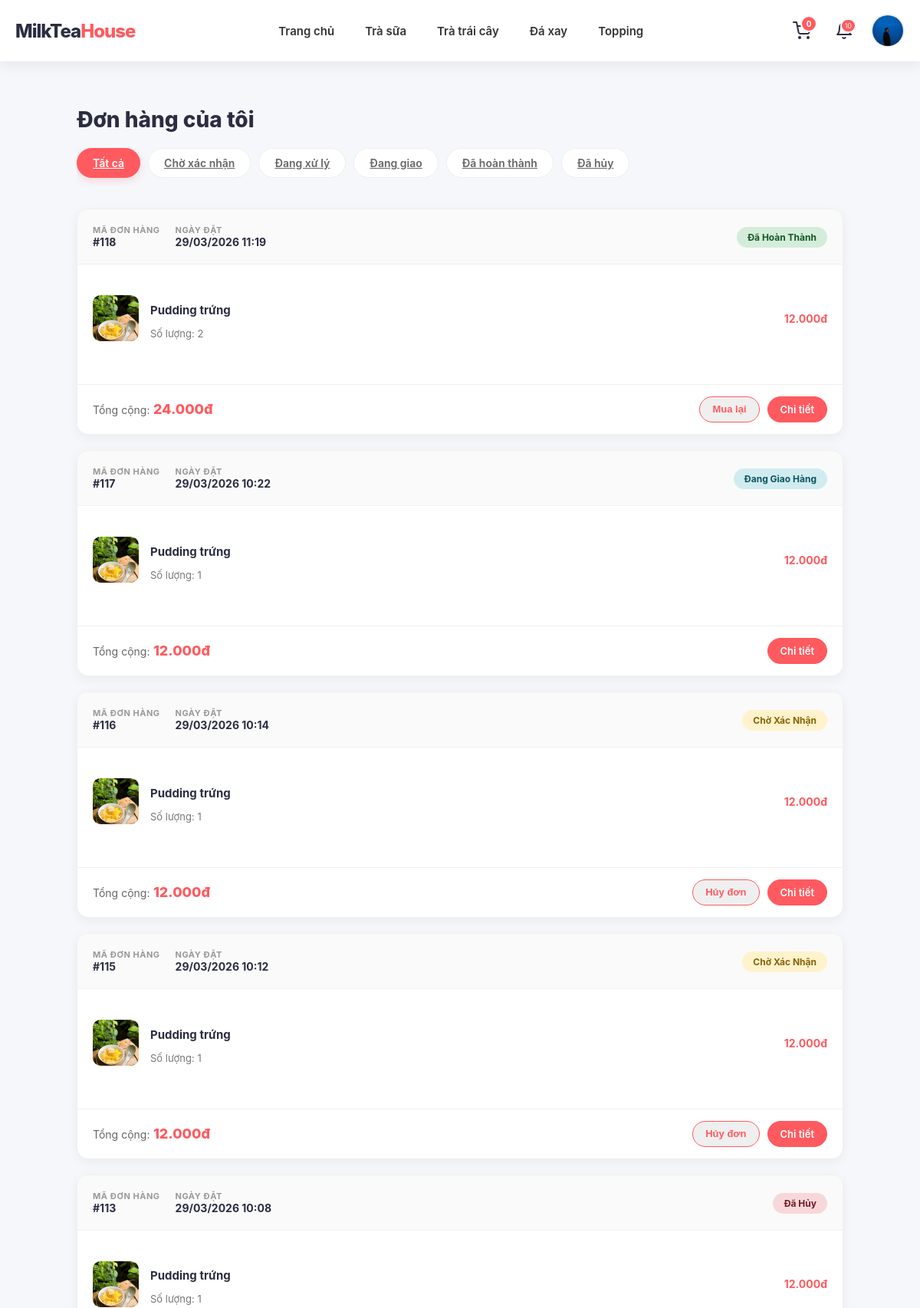
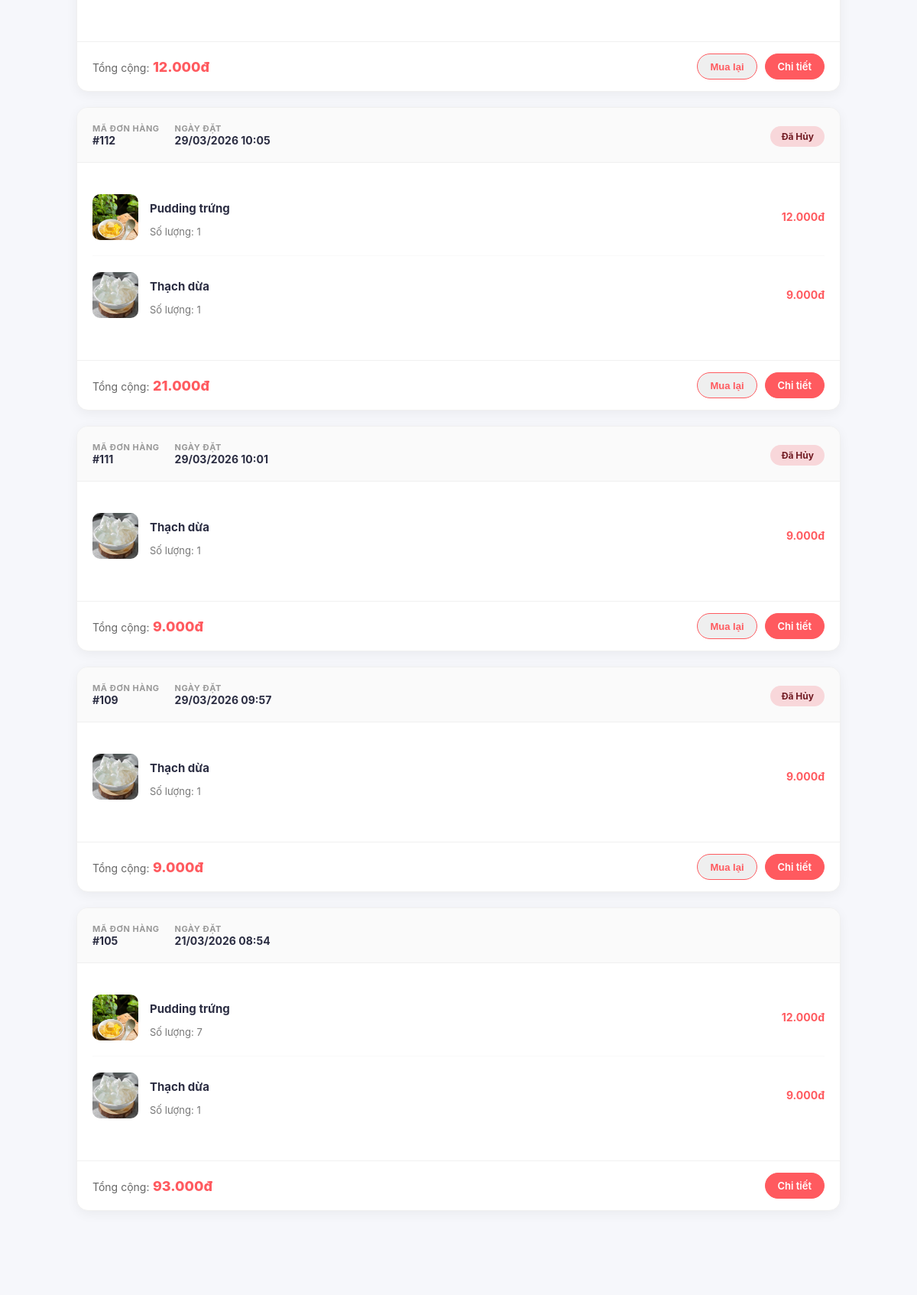
The app's page /pages/orders.php (signed in, upper part) with its own data (2 pictures, top to bottom).
### tables this page shows
CREATE TABLE `orders` (
  `id` int(11) NOT NULL,
  `user_id` int(11) NOT NULL,
  `coupon_id` int(11) DEFAULT NULL,
  `total` decimal(12,0) DEFAULT NULL,
  `discount_amount` decimal(12,0) DEFAULT 0,
  `status` enum('pending','processing','shipping','completed','cancelled') DEFAULT 'pending',
  `created_at` timestamp NOT NULL DEFAULT current_timestamp(),
  `name` varchar(255) DEFAULT NULL,
  `phone` varchar(20) DEFAULT NULL,
  `address` varchar(255) DEFAULT NULL,
  `note` text DEFAULT NULL,
  `payment_method` varchar(50) DEFAULT 'bank_transfer',
  `payment_status` enum('pending','paid','expired') DEFAULT 'pending',
  `payment_expires_at` datetime DEFAULT NULL,
  `paid_at` datetime DEFAULT NULL,
  `expired_at` datetime DEFAULT NULL,
  `qr_content` text DEFAULT NULL
);

CREATE TABLE `order_items` (
  `id` int(11) NOT NULL,
  `order_id` int(11) NOT NULL,
  `product_id` int(11) NOT NULL,
  `product_size_id` int(11) DEFAULT NULL,
  `qty` int(11) NOT NULL,
  `price` decimal(12,0) DEFAULT NULL
);

CREATE TABLE `products` (
  `id` int(11) NOT NULL,
  `name` varchar(100) DEFAULT NULL,
  `price` decimal(10,2) DEFAULT NULL,
  `image` varchar(255) DEFAULT NULL,
  `description` text DEFAULT NULL,
  `category_id` int(11) DEFAULT NULL,
  `stock` int(11) DEFAULT 10,
  `created_at` timestamp NOT NULL DEFAULT current_timestamp(),
  `reserved_stock` int(11) NOT NULL DEFAULT 0
);

### includes/header_logic.php (called while the page is built, shortened)
<?php
require_once(__DIR__ . "/../config/config.php");
$cartCount = 0;
$unreadCount = 0;
if (isset($_SESSION['user_id'])) {
    $uid = (int)$_SESSION['user_id'];
    $stmt = mysqli_prepare($conn, "SELECT id, username, display_name, avatar, role FROM users WHERE id=?");
    mysqli_stmt_bind_param($stmt, "i", $uid);
    mysqli_stmt_execute($stmt);
    $result = mysqli_stmt_get_result($stmt);
    $currentUser = mysqli_fetch_assoc($result);
}
?>

### pages/orders.php (the view, shortened to what this page needs)
<?php
require_once(__DIR__ . "/../config/config.php");
$uid = (int)$_SESSION['user_id'];
$status_filter = isset($_GET['status']) ? $_GET['status'] : 'all';
$sql_orders = "SELECT * FROM orders WHERE user_id = ?";
$sql_orders .= " ORDER BY created_at DESC";
$stmt_orders = mysqli_prepare($conn, $sql_orders);
if ($status_filter !== 'all') {
    mysqli_stmt_bind_param($stmt_orders, "is", $uid, $status_filter);
} else {
    mysqli_stmt_bind_param($stmt_orders, "i", $uid);
}
mysqli_stmt_execute($stmt_orders);
$orders_res = mysqli_stmt_get_result($stmt_orders);
$orders = [];
while ($row = mysqli_fetch_assoc($orders_res)) {
    $order_id = $row['id'];
    $sql_items = "SELECT oi.*, p.name, p.image, s.name as size_name
                  FROM order_items oi
                  JOIN products p ON oi.product_id = p.id
                  LEFT JOIN product_sizes ps ON oi.product_size_id = ps.id
                  LEFT JOIN sizes s ON ps.size_id = s.id
                  WHERE oi.order_id = ?";
    $stmt_items = mysqli_prepare($conn, $sql_items);
    mysqli_stmt_bind_param($stmt_items, "i", $order_id);
    mysqli_stmt_execute($stmt_items);
    $items_res = mysqli_stmt_get_result($stmt_items);
    $items = [];
    while ($item = mysqli_fetch_assoc($items_res)) {
        $items[] = $item;
    }
    $row['items'] = $items;
    $orders[] = $row;
}
$page_css = "orders.css";
include(__DIR__ . "/../includes/header.php");
?>
<main class="orders-page">
    <div class="orders-container">
        <header class="orders-header">
            <h1 class="orders-title">Đơn hàng của tôi</h1>
            <div class="status-filter">
                <a href="?status=all" class="filter-btn <?= $status_filter === 'all' ? 'active' : '' ?>">Tất cả</a>
                <a href="?status=pending" class="filter-btn <?= $status_filter === 'pending' ? 'active' : '' ?>">Chờ xác nhận</a>
                <a href="?status=processing" class="filter-btn <?= $status_filter === 'processing' ? 'active' : '' ?>">Đang xử lý</a>
                <a href="?status=shipped" class="filter-btn <?= $status_filter === 'shipped' ? 'active' : '' ?>">Đang giao</a>
                <a href="?status=completed" class="filter-btn <?= $status_filter === 'completed' ? 'active' : '' ?>">Đã hoàn thành</a>
                <a href="?status=cancelled" class="filter-btn <?= $status_filter === 'cancelled' ? 'active' : '' ?>">Đã hủy</a>
            </div>
        </header>
        <div class="orders-list">
            <?php if (empty($orders)): ?>
                <div class="empty-orders">
                    <div class="empty-icon">📦</div>
                    <p class="empty-text">Bạn chưa có đơn hàng nào.</p>
                    <a href="<?= BASE_URL ?>index.php" class="btn btn-primary">Mua sắm ngay</a>
                </div>
            <?php else: ?>
                <?php foreach ($orders as $order): ?>
                    <div class="order-card">
                        <div class="order-header">
                            <div class="order-info">
                                <div class="info-item">
                                    <span class="info-label">Mã đơn hàng</span>
                                    <span class="info-value">#<?= $order['id'] ?></span>
                                </div>
                                <div class="info-item">
                                    <span class="info-label">Ngày đặt</span>
                                    <span class="info-value"><?= date('d/m/Y H:i', strtotime($order['created_at'])) ?></span>
                                </div>
                            </div>
                            <div class="order-status">
                                <span class="badge status-<?= $order['status'] ?>">
                                    <?php
                                    switch($order['status']) {
                                        case 'pending': echo 'Chờ xác nhận'; break;
                                        case 'shipping': echo 'Đang giao hàng'; break;
                                        case 'completed': echo 'Đã hoàn thành'; break;
                                        case 'cancelled': echo 'Đã hủy'; break;
                                        default: echo $order['status'];
                                    }
                                    ?>
                                </span>
                            </div>
                        </div>
                        <div class="order-body">
                            <div class="order-items-list">
                                <?php foreach ($order['items'] as $item): ?>
                                    <div class="order-item">
                                        <img src="<?= BASE_URL ?>images/<?= $item['image'] ?>" alt="<?= htmlspecialchars($item['name']) ?>" class="item-img">
                                        <div class="item-details">
                                            <h4 class="item-name"><?= htmlspecialchars($item['name']) ?></h4>
                                            <p class="item-meta">Số lượng: <?= $item['qty'] ?></p>
                                        </div>
                                        <div class="item-price">
                                            <?= number_format($item['price'], 0, ',', '.') ?>đ
                                        </div>
                                    </div>
                                <?php endforeach; ?>
                            </div>
                        </div>
                        <div class="order-footer">
                            <div class="order-total">
                                <span class="order-total-label">Tổng cộng:</span>
                                <span class="order-total-value"><?= number_format($order['total'], 0, ',', '.') ?>đ</span>
                            </div>
                            <div class="order-actions">
                                <?php if ($order['status'] === 'pending'): ?>
                                    <button class="btn btn-outline btn-sm" style="color: #ff5a5f; border-color: #ff5a5f;" onclick="cancelOrder(<?= $order['id'] ?>)">Hủy đơn</button>
                                <?php endif; ?>
                                <?php if ($order['status'] === 'completed' || $order['status'] === 'cancelled'): ?>
                                    <button class="btn btn-outline btn-sm" onclick="reorder(<?= $order['id'] ?>)">Mua lại</button>
                                <?php endif; ?>
                                <a href="<?= BASE_URL ?>pages/order_detail.php?id=<?= $order['id'] ?>" class="btn btn-primary btn-sm">Chi tiết</a>
                            </div>
                        </div>
                    </div>
                <?php endforeach; ?>
            <?php endif; ?>
        </div>
    </div>
</main>
<?php include(__DIR__ . "/../includes/footer.php"); ?>

### includes/header.php (shortened to what this page needs)
<?php
require_once(__DIR__ . "/../cron/cleanup_payment_waiting.php");
require_once(__DIR__ . "/header_logic.php"); ?>
<!DOCTYPE html>
<html>
<head>
<link rel="stylesheet" href="<?= BASE_URL ?>css/base.css">
<link rel="stylesheet" href="<?= BASE_URL ?>css/layout.css">
<?php if(isset($page_css)): ?>
    <link rel="stylesheet" href="<?= BASE_URL ?>css/<?= $page_css ?>">
<?php endif; ?>
</head>
<body>
<header class="header">
    <div class="header-container">
        <div class="logo">
            <a href="<?= BASE_URL ?>index.php">MilkTea<span>House</span></a>
        </div>
        <nav class="menu" id="mainMenu">
            <a href="<?= BASE_URL ?>index.php" class="<?= basename($_SERVER['PHP_SELF']) == 'index.php' ? 'active' : '' ?>">Trang chủ</a>
            <a href="<?= BASE_URL ?>pages/category.php?id=1" class="<?= (isset($_GET['id']) && $_GET['id'] == 1) ? 'active' : '' ?>">Trà sữa</a>
            <a href="<?= BASE_URL ?>pages/category.php?id=2" class="<?= (isset($_GET['id']) && $_GET['id'] == 2) ? 'active' : '' ?>">Trà trái cây</a>
            <a href="<?= BASE_URL ?>pages/category.php?id=3" class="<?= (isset($_GET['id']) && $_GET['id'] == 3) ? 'active' : '' ?>">Đá xay</a>
            <a href="<?= BASE_URL ?>pages/category.php?id=4" class="<?= (isset($_GET['id']) && $_GET['id'] == 4) ? 'active' : '' ?>">Topping</a>
        </nav>
        <div class="header-right">
            <a href="<?= BASE_URL ?>pages/cart.php" class="cart-icon" onclick="return checkLogin()">
                <span id="cart-count" class="cart-badge"><?= $cartCount ?></span>
            </a>
            <?php if(!$currentUser): ?>
                <div class="auth-btns">
                    <a href="<?= BASE_URL ?>pages/login.php" class="btn btn-outline">Đăng nhập</a>
                    <a href="<?= BASE_URL ?>pages/register.php" class="btn btn-primary">Đăng ký</a>
                </div>
            <?php else: ?>
                <div class="noti-wrapper">
                    <div class="noti-bell" onclick="toggleNotiMenu()">
                        <?php if ($unreadCount > 0): ?>
                            <span class="noti-badge"><?= $unreadCount ?></span>
                        <?php endif; ?>
                    </div>
                </div>
                <div class="user-menu">
                    <img src="<?= $currentUser['avatar'] ? BASE_URL.'uploads/'.$currentUser['avatar'] : BASE_URL.'images/user.jpg' ?>" class="avatar" onclick="toggleUserMenu()">
                </div>
            <?php endif; ?>
        </div>
    </div>
</header>

### includes/footer.php (shortened to what this page needs)
</body>
</html>

### css/base.css (style rules this page uses)
body { margin: 0; font-family: "Inter", "Segoe UI", sans-serif; background: #f6f7fb; color: #333; }

### css/layout.css (style rules this page uses)
:root { --primary-color: #ff5a5f; --secondary-color: #2b2d42; --text-color: #333; --light-gray: #f8f9fa; --border-color: #eee; --shadow: 0 4px 20px rgba(0, 0, 0, 0.08); --transition: all 0.3s ease; }
.header { background: #ffffff; box-shadow: var(--shadow); position: sticky; top: 0; z-index: 1000; height: 80px; display: flex; align-items: center; }
.header-container { max-width: 1200px; width: 100%; margin: 0 auto; padding: 0 20px; display: flex; align-items: center; justify-content: space-between; gap: 20px; }
.logo a { font-size: 24px; font-weight: 800; text-decoration: none; color: var(--secondary-color); letter-spacing: -1px; white-space: nowrap; }
.logo a span { color: var(--primary-color); }
.menu { display: flex; gap: 10px; }
.menu a { color: var(--text-color); text-decoration: none; font-weight: 600; font-size: 15px; padding: 8px 15px; border-radius: 8px; transition: var(--transition); }
.header-right { display: flex; align-items: center; gap: 15px; }
.cart-icon { position: relative; color: var(--secondary-color); display: flex; align-items: center; padding: 8px; border-radius: 50%; transition: var(--transition); }
.cart-badge { position: absolute; top: 0; right: 0; background: var(--primary-color); color: #fff; font-size: 10px; font-weight: 700; width: 18px; height: 18px; border-radius: 50%; display: flex; align-items: center; justify-content: center; border: 2px solid #fff; }
.btn { padding: 10px 20px; border-radius: 50px; font-weight: 600; font-size: 14px; text-decoration: none; transition: var(--transition); cursor: pointer; }
.btn-outline { border: 1px solid var(--primary-color); color: var(--primary-color); }
.btn-primary { background: var(--primary-color); color: #fff; border: 1px solid var(--primary-color); }
.noti-wrapper, .user-menu { position: relative; display: flex; align-items: center; }
.noti-bell { color: var(--secondary-color); padding: 8px; border-radius: 50%; display: flex; align-items: center; cursor: pointer; transition: var(--transition); }
.noti-badge { position: absolute; top: 4px; right: 4px; background: var(--primary-color); color: #fff; font-size: 9px; padding: 2px 4px; border-radius: 10px; border: 2px solid #fff; }
.avatar { width: 40px; height: 40px; border-radius: 50%; object-fit: cover; border: 2px solid var(--border-color); cursor: pointer; transition: var(--transition); }

### records on screen
orders: id "118", created_at "29/03/2026 11:19", status "Đã Hoàn Thành", total "24.000"
order_items: product.image (picture), product.name "Pudding trứng", qty "2", price "12.000"
orders: id "117", created_at "29/03/2026 10:22", status "Đang Giao Hàng", total "12.000"
order_items: product.image (picture), product.name "Pudding trứng", qty "1", price "12.000"
orders: id "116", created_at "29/03/2026 10:14", status "Chờ Xác Nhận", total "12.000"
order_items: product.image (picture), product.name "Pudding trứng", qty "1", price "12.000"
orders: id "115", created_at "29/03/2026 10:12", status "Chờ Xác Nhận", total "12.000"
order_items: product.image (picture), product.name "Pudding trứng", qty "1", price "12.000"
orders: id "113", created_at "29/03/2026 10:08", status "Đã Hủy", total "12.000"
order_items: product.image (picture), product.name "Pudding trứng", qty "1", price "12.000"
orders: id "112", created_at "29/03/2026 10:05", status "Đã Hủy", total "21.000"
order_items: product.image (picture), product.name "Pudding trứng", qty "1", price "12.000"
order_items: product.image (picture), product.name "Thạch dừa", qty "1", price "9.000"
orders: id "111", created_at "29/03/2026 10:01", status "Đã Hủy", total "9.000"
order_items: product.image (picture), product.name "Thạch dừa", qty "1", price "9.000"
orders: id "109", created_at "29/03/2026 09:57", status "Đã Hủy", total "9.000"
order_items: product.image (picture), product.name "Thạch dừa", qty "1", price "9.000"
orders: id "105", created_at "21/03/2026 08:54", total "93.000"
order_items: product.image (picture), product.name "Pudding trứng", qty "7", price "12.000"
order_items: product.image (picture), product.name "Thạch dừa", qty "1", price "9.000"

### other values on screen
$cartCount "0"
$unreadCount "10"
